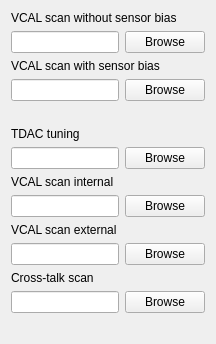
       <widget class="QWidget" name="tunetab" >
        <attribute name="title" >
         <string>Threshold</string>
        </attribute>
        <layout class="QVBoxLayout" >
         <property name="spacing" >
          <number>6</number>
         </property>
         <property name="margin" >
          <number>11</number>
         </property>
         <item>
          <layout class="QVBoxLayout" >
           <property name="spacing" >
            <number>6</number>
           </property>
           <property name="margin" >
            <number>0</number>
           </property>
           <item>
            <layout class="QVBoxLayout" >
             <property name="spacing" >
              <number>6</number>
             </property>
             <property name="margin" >
              <number>0</number>
             </property>
             <item>
              <widget class="QLabel" name="NohvLabel" >
               <property name="font" >
                <font/>
               </property>
               <property name="text" >
                <string>VCAL scan without sensor bias</string>
               </property>
               <property name="alignment" >
                <set>Qt::AlignLeading|Qt::AlignLeft|Qt::AlignVCenter</set>
               </property>
               <property name="wordWrap" >
                <bool>false</bool>
               </property>
              </widget>
             </item>
             <item>
              <layout class="QHBoxLayout" >
               <property name="spacing" >
                <number>6</number>
               </property>
               <property name="margin" >
                <number>0</number>
               </property>
               <item>
                <widget class="QLineEdit" name="NohvName" />
               </item>
               <item>
                <widget class="QPushButton" name="NohvButt" >
                 <property name="text" >
                  <string>Browse</string>
                 </property>
                </widget>
               </item>
              </layout>
             </item>
             <item>
              <widget class="QLabel" name="HVonLabel" >
               <property name="font" >
                <font/>
               </property>
               <property name="text" >
                <string>VCAL scan with sensor bias</string>
               </property>
               <property name="alignment" >
                <set>Qt::AlignLeading|Qt::AlignLeft|Qt::AlignVCenter</set>
               </property>
               <property name="wordWrap" >
                <bool>false</bool>
               </property>
              </widget>
             </item>
             <item>
              <layout class="QHBoxLayout" >
               <property name="spacing" >
                <number>6</number>
               </property>
               <property name="margin" >
                <number>0</number>
               </property>
               <item>
                <widget class="QLineEdit" name="HVonName" />
               </item>
               <item>
                <widget class="QPushButton" name="HVonButt" >
                 <property name="text" >
                  <string>Browse</string>
                 </property>
                </widget>
               </item>
              </layout>
             </item>
            </layout>
           </item>
           <item>
            <spacer name="Spacer3_2" >
             <property name="orientation" >
              <enum>Qt::Vertical</enum>
             </property>
             <property name="sizeType" >
              <enum>QSizePolicy::Expanding</enum>
             </property>
             <property name="sizeHint" stdset="0" >
              <size>
               <width>20</width>
               <height>20</height>
              </size>
             </property>
            </spacer>
           </item>
           <item>
            <layout class="QVBoxLayout" >
             <property name="spacing" >
              <number>6</number>
             </property>
             <property name="margin" >
              <number>0</number>
             </property>
             <item>
              <widget class="QLabel" name="TdacLabel" >
               <property name="font" >
                <font/>
               </property>
               <property name="text" >
                <string>TDAC tuning</string>
               </property>
               <property name="alignment" >
                <set>Qt::AlignLeading|Qt::AlignLeft|Qt::AlignVCenter</set>
               </property>
               <property name="wordWrap" >
                <bool>false</bool>
               </property>
              </widget>
             </item>
             <item>
              <layout class="QHBoxLayout" >
               <property name="spacing" >
                <number>6</number>
               </property>
               <property name="margin" >
                <number>0</number>
               </property>
               <item>
                <widget class="QLineEdit" name="TdacName" />
               </item>
               <item>
                <widget class="QPushButton" name="TdacButt" >
                 <property name="text" >
                  <string>Browse</string>
                 </property>
                </widget>
               </item>
              </layout>
             </item>
             <item>
              <widget class="QLabel" name="IntLabel" >
               <property name="font" >
                <font/>
               </property>
               <property name="text" >
                <string>VCAL scan internal</string>
               </property>
               <property name="alignment" >
                <set>Qt::AlignLeading|Qt::AlignLeft|Qt::AlignVCenter</set>
               </property>
               <property name="wordWrap" >
                <bool>false</bool>
               </property>
              </widget>
             </item>
             <item>
              <layout class="QHBoxLayout" >
               <property name="spacing" >
                <number>6</number>
               </property>
               <property name="margin" >
                <number>0</number>
               </property>
               <item>
                <widget class="QLineEdit" name="IntName" />
               </item>
               <item>
                <widget class="QPushButton" name="IntButt" >
                 <property name="text" >
                  <string>Browse</string>
                 </property>
                </widget>
               </item>
              </layout>
             </item>
             <item>
              <widget class="QLabel" name="ExtLabel" >
               <property name="font" >
                <font/>
               </property>
               <property name="text" >
                <string>VCAL scan external</string>
               </property>
               <property name="alignment" >
                <set>Qt::AlignLeading|Qt::AlignLeft|Qt::AlignVCenter</set>
               </property>
               <property name="wordWrap" >
                <bool>false</bool>
               </property>
              </widget>
             </item>
             <item>
              <layout class="QHBoxLayout" >
               <property name="spacing" >
                <number>6</number>
               </property>
               <property name="margin" >
                <number>0</number>
               </property>
               <item>
                <widget class="QLineEdit" name="ExtName" />
               </item>
               <item>
                <widget class="QPushButton" name="ExtButt" >
                 <property name="text" >
                  <string>Browse</string>
                 </property>
                </widget>
               </item>
              </layout>
             </item>
             <item>
              <widget class="QLabel" name="XtLabel" >
               <property name="font" >
                <font/>
               </property>
               <property name="text" >
                <string>Cross-talk scan</string>
               </property>
               <property name="alignment" >
                <set>Qt::AlignLeading|Qt::AlignLeft|Qt::AlignVCenter</set>
               </property>
               <property name="wordWrap" >
                <bool>false</bool>
               </property>
              </widget>
             </item>
             <item>
              <layout class="QHBoxLayout" >
               <property name="spacing" >
                <number>6</number>
               </property>
               <property name="margin" >
                <number>0</number>
               </property>
               <item>
                <widget class="QLineEdit" name="XtName" />
               </item>
               <item>
                <widget class="QPushButton" name="XtButt" >
                 <property name="text" >
                  <string>Browse</string>
                 </property>
                </widget>
               </item>
              </layout>
             </item>
            </layout>
           </item>
           <item>
            <spacer name="Spacer3" >
             <property name="orientation" >
              <enum>Qt::Vertical</enum>
             </property>
             <property name="sizeType" >
              <enum>QSizePolicy::Expanding</enum>
             </property>
             <property name="sizeHint" stdset="0" >
              <size>
               <width>20</width>
               <height>20</height>
              </size>
             </property>
            </spacer>
           </item>
          </layout>
         </item>
        </layout>
       </widget>
